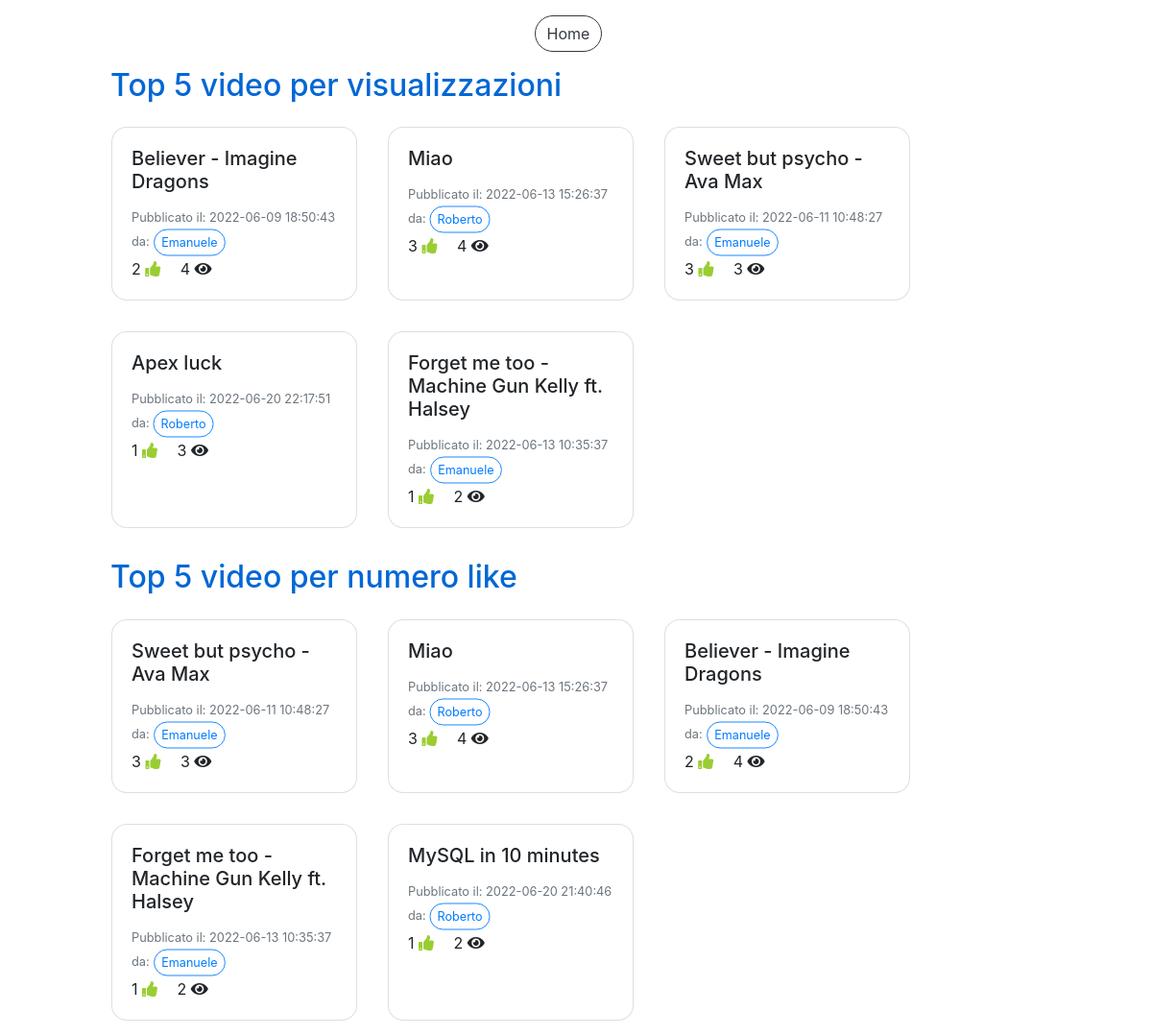
Page /top5.php (signed in) on the committed database.
### tables this page shows
CREATE TABLE `video` (
  `IdVideo` int(11) NOT NULL,
  `Titolo` varchar(100) NOT NULL,
  `SorgenteVideo` varchar(300) NOT NULL,
  `DataPubblicazione` datetime NOT NULL DEFAULT current_timestamp(),
  `NumeroLike` int(11) NOT NULL DEFAULT 0,
  `NumeroVisualizzazioni` int(11) NOT NULL DEFAULT 0,
  `IdAccount` int(11) NOT NULL
);

CREATE TABLE `accounts` (
  `IdAccount` int(11) NOT NULL,
  `Username` varchar(40) NOT NULL,
  `Mail` varchar(40) NOT NULL,
  `Password` varchar(100) NOT NULL,
  `Canale` tinyint(1) NOT NULL,
  `NumeroIscritti` int(11) DEFAULT NULL
);

### top5.php (the view, shortened to what this page needs)
<!DOCTYPE html>
<html>
<head>
  <link rel="stylesheet" href="css/style.css">
  <link rel="stylesheet" href="css/custom_style.css">
</head>
<body>
  <?php
    include("db.php");
  ?>
  <div class="container-fluid pt-3">
    <div class="row justify-content-center">
      <button type="button" class="btn btn-outline-dark mr-3" onclick="location.href='home.php'">Home</button>
    </div>
    <div class="row justify-content-center">
      <div class="col-10">
        <h2 class="titleText mt-3">Top 5 video per visualizzazioni</h2>
        <div class="row">
        <?php
          $sql="SELECT * FROM Video v JOIN Accounts a ON v.IdAccount=a.IdAccount ORDER BY NumeroVisualizzazioni DESC LIMIT 5";
          $query=$db->prepare($sql);
          $query->execute();
          $ris=$query->fetchAll();
          foreach($ris as $row) {
            $sql="SELECT * FROM Video v, Visualizzazioni vis, Accounts a WHERE v.IdVideo=vis.IdVideo AND a.IdAccount=vis.IdAccount AND vis.IdAccount=? AND vis.IdVideo=?";
            $query=$db->prepare($sql);
            $dati=array($_SESSION["loginID"], $row["IdVideo"]);
            $query->execute($dati);
            $risVis=$query->fetchAll();
            $tempoVis=-1;
            $creator=$row["Username"];
            foreach($risVis as $vis) {
              $tempoVis=$vis["TempoVisualizzazione"];
            }
            echo '<div class="card card-video m-3" style="width: 16rem;">
                    <div class="card-body card-video" onclick="cardOnClick(\''. $row["IdVideo"] .'\',\''. $row["Titolo"] .'\',\''. $row["SorgenteVideo"] .'\',\''. $tempoVis .'\',\''. $creator .'\')">
                      <h5 class="card-title card-video">'. $row["Titolo"] .'</h5>
                      <p class="card-text card-video">
                        <small class="text-muted">Pubblicato il: '. $row["DataPubblicazione"] .'<br>da:<button type="button" class="btn btn-outline-primary btn-sm mini">'. $creator .'</button></small><br>
                        '. $row["NumeroLike"] .' <i class="fa fa-thumbs-up mr-3"></i>
                        '. $row["NumeroVisualizzazioni"] .' <i class="fa fa-eye"></i>
                      </p>
                    </div>
                  </div>';
          }
        ?>
        </div>
        <h2 class="titleText mt-3">Top 5 video per numero like</h2>
        <div class="row">
        <?php
          $sql="SELECT * FROM Video v JOIN Accounts a ON v.IdAccount=a.IdAccount ORDER BY v.NumeroLike DESC LIMIT 5";
          $query=$db->prepare($sql);
          $query->execute();
          $ris=$query->fetchAll();
          foreach($ris as $row) {
            $sql="SELECT * FROM Video v, Visualizzazioni vis, Accounts a WHERE v.IdVideo=vis.IdVideo AND a.IdAccount=vis.IdAccount AND vis.IdAccount=? AND vis.IdVideo=?";
            $query=$db->prepare($sql);
            $dati=array($_SESSION["loginID"], $row["IdVideo"]);
            $query->execute($dati);
            $risVis=$query->fetchAll();
            $tempoVis=-1;
            $creator=$row["Username"];
            foreach($risVis as $vis) {
              $tempoVis=$vis["TempoVisualizzazione"];
            }
            echo '<div class="card card-video m-3" style="width: 16rem;">
                    <div class="card-body card-video" onclick="cardOnClick(\''. $row["IdVideo"] .'\',\''. $row["Titolo"] .'\',\''. $row["SorgenteVideo"] .'\',\''. $tempoVis .'\',\''. $creator .'\')">
                      <h5 class="card-title card-video">'. $row["Titolo"] .'</h5>
                      <p class="card-text card-video">
                        <small class="text-muted">Pubblicato il: '. $row["DataPubblicazione"] .'<br>da:<button type="button" class="btn btn-outline-primary btn-sm mini">'. $creator .'</button></small><br>
                        '. $row["NumeroLike"] .' <i class="fa fa-thumbs-up mr-3"></i>
                        '. $row["NumeroVisualizzazioni"] .' <i class="fa fa-eye"></i>
                      </p>
                    </div>
                  </div>';
          }
        ?>
        </div>
      </div>
    </div>
  </div>
</body>
</html>

### css/custom_style.css (style rules this page uses)
* { transition: 0.4s; }
div, h2, p { cursor: default; }
.card-video,.card-playlist,.card-post { cursor: pointer; }
.fa-thumbs-up { color: yellowgreen; }
body { height: 100vh; overflow: auto; }
.btn,.form-control,.custom-select { border-radius: 2rem; }
.mini { transform: scale(0.9); }
.card { border-radius: 1rem; }
.titleText { color: #0067d5; }

### rows in the picture
video: Titolo "Believer - Imagine Dragons", DataPubblicazione "2022-06-09 18:50:43", IdAccount.Username "Emanuele", NumeroLike "2", NumeroVisualizzazioni "4"
video: Titolo "Miao", DataPubblicazione "2022-06-13 15:26:37", IdAccount.Username "Roberto", NumeroLike "3", NumeroVisualizzazioni "4"
video: Titolo "Sweet but psycho - Ava Max", DataPubblicazione "2022-06-11 10:48:27", IdAccount.Username "Emanuele", NumeroLike "3", NumeroVisualizzazioni "3"
video: Titolo "Apex luck", DataPubblicazione "2022-06-20 22:17:51", IdAccount.Username "Roberto", NumeroLike "1", NumeroVisualizzazioni "3"
video: Titolo "Forget me too - Machine Gun Kelly ft. Halsey", DataPubblicazione "2022-06-13 10:35:37", IdAccount.Username "Emanuele", NumeroLike "1", NumeroVisualizzazioni "2"
video: Titolo "MySQL in 10 minutes", DataPubblicazione "2022-06-20 21:40:46", IdAccount.Username "Roberto", NumeroLike "1", NumeroVisualizzazioni "2"
